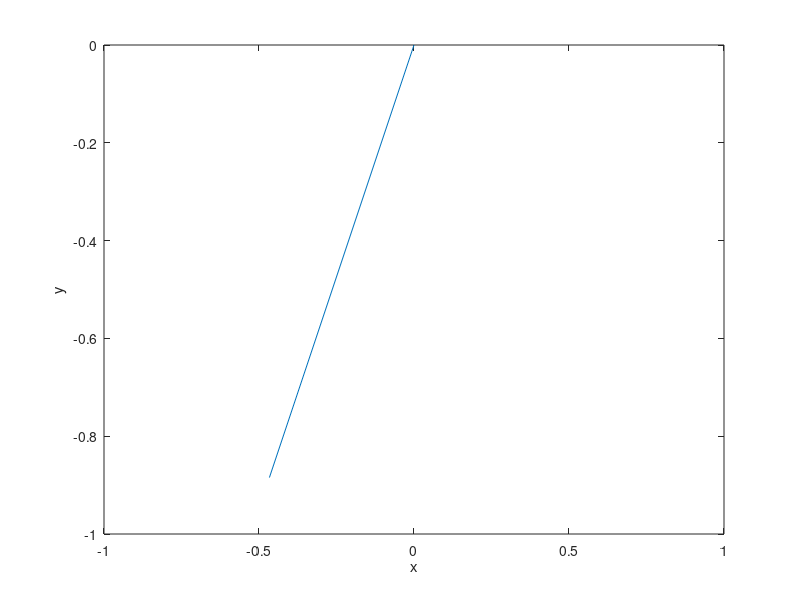

This figure's MATLAB source: (Note: a time limit stopped this script after it produced the figure.)
dt=0.01;        % time step
g=9.81;         % gravity
L=1.0;          % pendulum length

% initial condition
theta=0.5;      % angle
thetaPrime=0;   % angular velocity

% simulation loop
for t=0:dt:5
    thetaBis=-g/L*sin(theta);
    thetaPrime=thetaPrime+dt*thetaBis;
    theta=theta+dt*thetaPrime;
    plot([0 cos(theta-pi/2)],[0 sin(theta-pi/2)]);
    xlim([-1 1]);
    ylim([-1 0]);
    xlabel('x');
    ylabel('y');
    pause(0.01);
end
